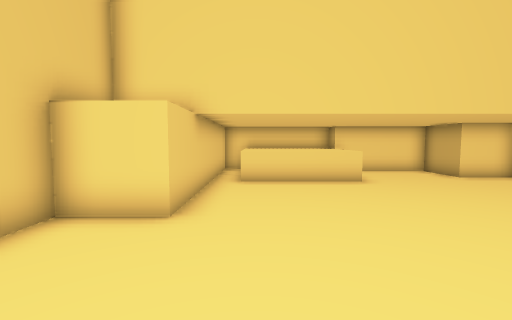
View 1 (above)

12 first-person views from a walk through a 3-D level made in the Unity game engine. The camera is 1.3 m above the floor, tilts 4° down and sees 90° across. The floor is counted in squares, 1 m on a side. Each view is taken from the middle of a square. On the plan, view 1 faces up. The plan holds only what a view shows up to about 13 squares ahead; the rest is blank. The place goes on beyond the plan.

View 2
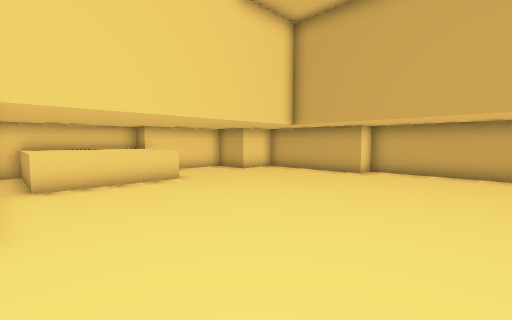

View 3
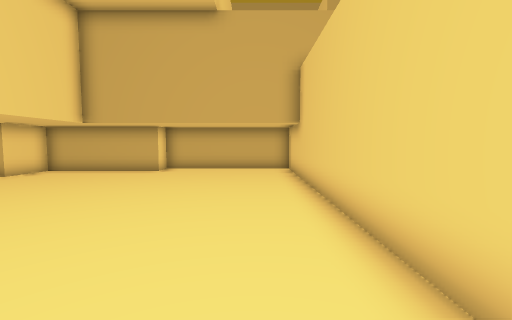

View 4
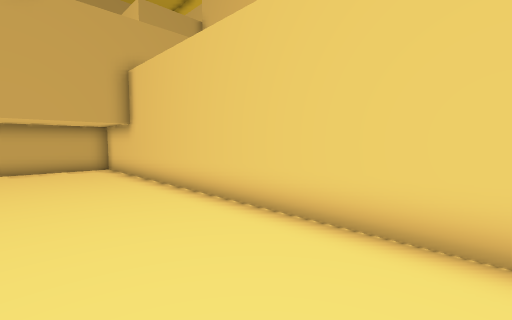

View 5
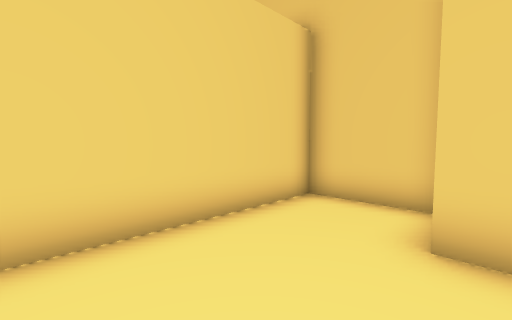

View 6
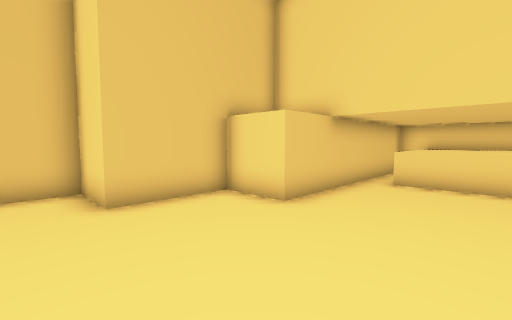

View 7
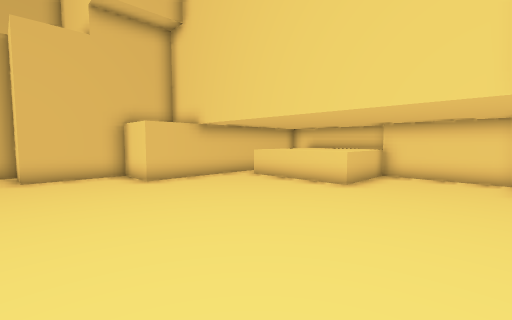

View 8
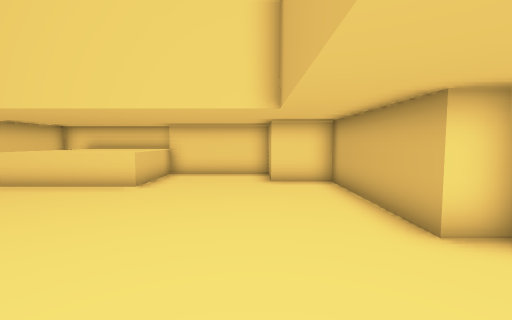

View 9
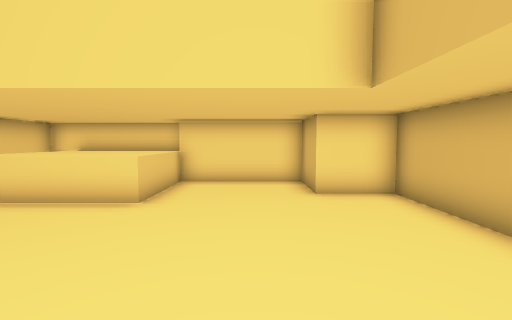

View 10
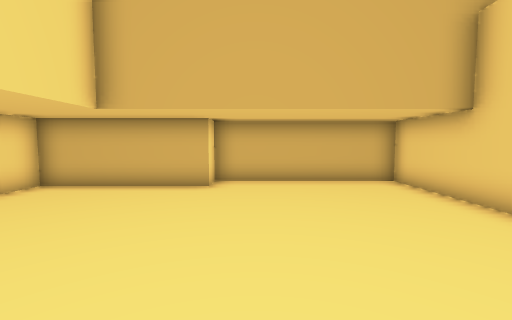

View 11
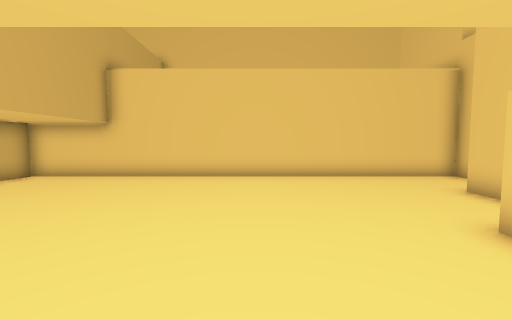

View 12
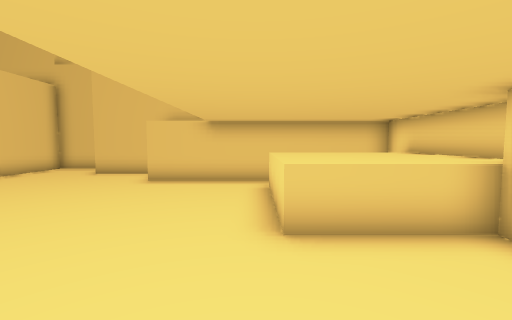

### Floor plan
Points are (right, up) in squares from view 1. A wall is a line through its corners. A room is listed if a view was taken in it or the views show most of it. See-through windows are left out.
Room 1 (views 1, 2, 3, 4, 5, 6, 7, 8, 9, 10, 11, 12)
walls: (0, 12.4) (-1.5, 12.4) (-1.5, 4.4) (-3.5, 4.4) (-3.5, 1.4) (-5.5, 1.4) (-5.5, -1.6) (10.5, -1.6) (10.5, 4.4) (9.5, 4.4) (9.5, 9.4) (7.5, 9.4) (7.5, 11.4) (3.5, 11.4)
low walls: (3.5, 11.4) (3.5, 8.4) (-0.5, 8.4) (-0.5, 12.4)
Room 2 (no view inside)
walls: (3.5, 12.4) (0, 12.4)

Where each view was taken, in squares from view 1:
view 1: 0 up, 0 right, facing up
view 2: 0 up, 1 left, facing up-right
view 3: 0 up, 2 left, facing right
view 4: 2 up, 3 left, facing down-right
view 5: 2 up, 0 right, facing down-left
view 6: 0 up, 2 right, facing up-left
view 7: 1 up, 7 right, facing up-left
view 8: 1 up, 7 right, facing up
view 9: 3 up, 6 right, facing up
view 10: 3 up, 2 right, facing right
view 11: 8 up, 2 right, facing down
view 12: 8 up, 7 right, facing left
